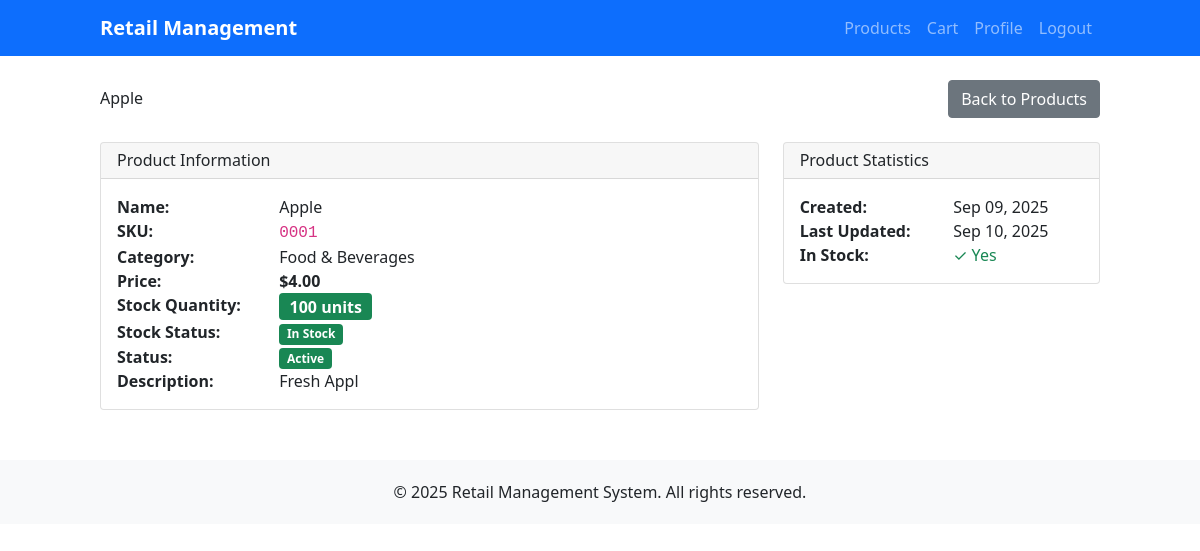
The page /products/1/ (signed in) on the database as committed earlier.
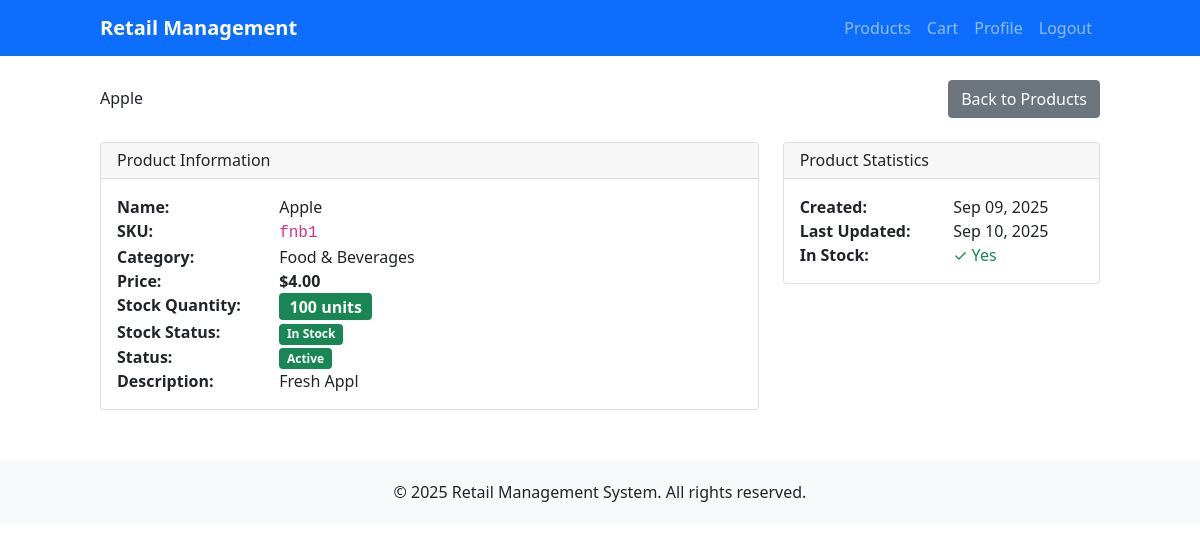
The same page on the database as committed later.
### products/models.py (models this page shows, shortened)
class Product(models.Model):
    name = models.CharField(max_length=200)
    description = models.TextField(blank=True)
    sku = models.CharField(max_length=50, unique=True, help_text="Stock Keeping Unit")
    price = models.DecimalField(
        max_digits=10,
        decimal_places=2,
        validators=[MinValueValidator(Decimal('0.01'))]
    )
    category = models.ForeignKey(Category, on_delete=models.CASCADE, related_name='products')
    stock_quantity = models.PositiveIntegerField(default=0)
    is_active = models.BooleanField(default=True)
    created_at = models.DateTimeField(auto_now_add=True)
    updated_at = models.DateTimeField(auto_now=True)
    class Meta:
        ordering = ['name']
        indexes = [
            models.Index(fields=['sku']),
            models.Index(fields=['category']),
            models.Index(fields=['is_active']),
        ]
    @property
    def is_in_stock(self):
        return self.stock_quantity > 0
    @property
    def stock_status(self):
        if self.stock_quantity == 0:
            return "Out of Stock"
        elif self.stock_quantity <= 10:
            return "Low Stock"
        else:
            return "In Stock"

class Category(models.Model):
    name = models.CharField(max_length=100, unique=True)
    description = models.TextField(blank=True)
    created_at = models.DateTimeField(auto_now_add=True)
    updated_at = models.DateTimeField(auto_now=True)
    class Meta:
        verbose_name_plural = "Categories"
        ordering = ['name']

### products/views.py (the view)
# urls.py: path('<int:pk>/', views.product_detail, name='product_detail'),
@login_required
def product_detail(request, pk):
    product = get_object_or_404(Product, pk=pk)
    context = {
        'product': product,
    }
    return render(request, 'products/product_detail.html', context)

### accounts/context_processors.py (called while the page is built)
def user_admin_status(request):
    if request.user.is_authenticated:
        if request.user.is_superuser:
            return {'user_is_admin': True}
        if hasattr(request.user, 'profile'):
            return {'user_is_admin': request.user.profile.is_admin}
    return {'user_is_admin': False}

### accounts/models.py (called while the page is built)
    @property
    def is_admin(self):
        return self.role == 'admin'

### templates/products/product_detail.html (shortened to what the changed rows need)
{% extends 'accounts/base.html' %}
{% block content %}
<div class="row">
    <div class="col-12">
        <div class="d-flex justify-content-between align-items-center mb-4">
            <h2>{{ product.name }}</h2>
            <div>
                <a href="{% url 'products:product_list' %}" class="btn btn-secondary">Back to Products</a>
            </div>
        </div>
        <div class="row">
            <div class="col-md-8">
                <div class="card">
                    <div class="card-body">
                        <dl class="row">
                            <dt class="col-sm-3">Name:</dt>
                            <dd class="col-sm-9">{{ product.name }}</dd>
                            <dt class="col-sm-3">SKU:</dt>
                            <dd class="col-sm-9"><code>{{ product.sku }}</code></dd>
                            <dt class="col-sm-3">Category:</dt>
                            <dd class="col-sm-9">{{ product.category.name }}</dd>
                            <dt class="col-sm-3">Price:</dt>
                            <dd class="col-sm-9"><strong>${{ product.price }}</strong></dd>
                            <dt class="col-sm-3">Stock Quantity:</dt>
                            <dd class="col-sm-9">
                                <span class="badge {% if product.stock_quantity == 0 %}bg-danger{% elif product.stock_quantity <= 10 %}bg-warning{% else %}bg-success{% endif %} fs-6">
                                    {{ product.stock_quantity }} units
                                </span>
                            </dd>
                            <dt class="col-sm-3">Stock Status:</dt>
                            <dd class="col-sm-9">
                                <span class="badge {% if product.stock_quantity == 0 %}bg-danger{% elif product.stock_quantity <= 10 %}bg-warning{% else %}bg-success{% endif %}">
                                    {{ product.stock_status }}
                                </span>
                            </dd>
                            <dt class="col-sm-3">Status:</dt>
                            <dd class="col-sm-9">
                                {% if product.is_active %}
                                    <span class="badge bg-success">Active</span>
                                {% else %}
                                    <span class="badge bg-secondary">Inactive</span>
                                {% endif %}
                            </dd>
                            <dt class="col-sm-3">Description:</dt>
                            <dd class="col-sm-9">
                                {% if product.description %}
                                    {{ product.description|linebreaks }}
                                {% else %}
                                    <em class="text-muted">No description provided</em>
                                {% endif %}
                            </dd>
                        </dl>
                    </div>
                </div>
            </div>
            <div class="col-md-4">
                <div class="card">
                    <div class="card-body">
                        <dl class="row">
                            <dt class="col-sm-6">Created:</dt>
                            <dd class="col-sm-6">{{ product.created_at|date:"M d, Y" }}</dd>
                            <dt class="col-sm-6">Last Updated:</dt>
                            <dd class="col-sm-6">{{ product.updated_at|date:"M d, Y" }}</dd>
                            <dt class="col-sm-6">In Stock:</dt>
                            <dd class="col-sm-6">
                                {% if product.is_in_stock %}
                                    <span class="text-success">✓ Yes</span>
                                {% else %}
                                    <span class="text-danger">✗ No</span>
                                {% endif %}
                            </dd>
                        </dl>
                    </div>
                </div>
            </div>
        </div>
    </div>
</div>
{% endblock %}

Rows that differ between the two databases and show on the page:
changed Product "Apple": sku "0001" → "fnb1"
